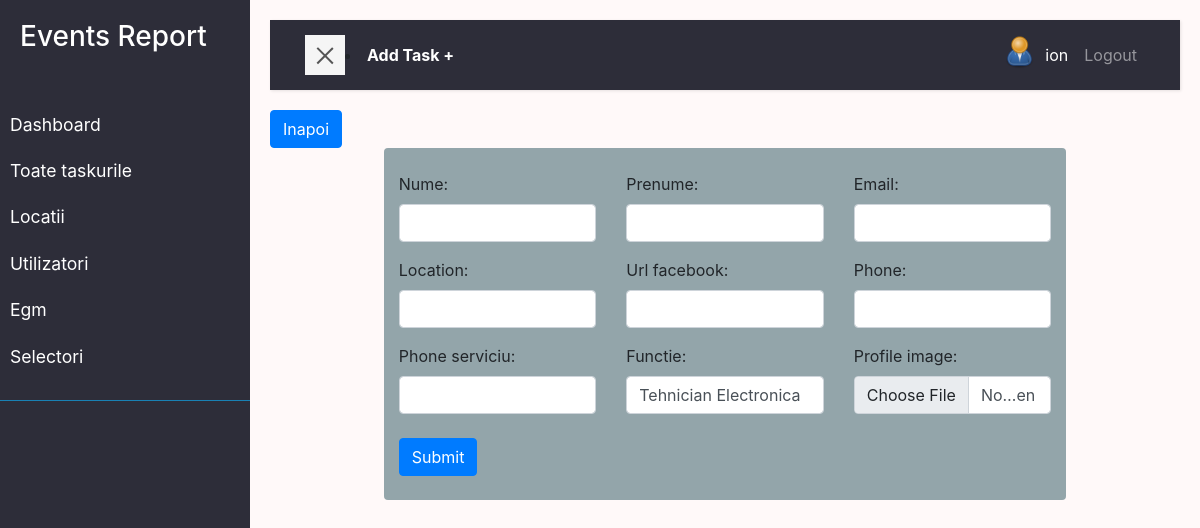
The page /user/edith_account/ (signed in) on the database as committed earlier.
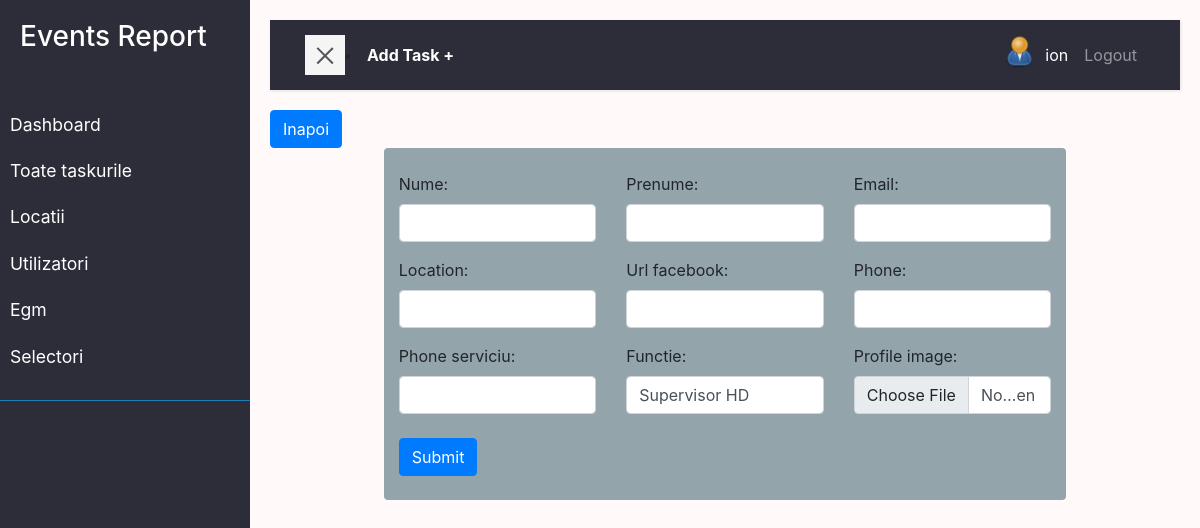
The same page on the database as committed later.
### user/models.py (models this page shows, shortened)
class Profile(models.Model):
    user = models.OneToOneField(
        User, on_delete=models.DO_NOTHING, null=True, blank=True)
    nume = models.CharField(max_length=200, blank=True, null=True)
    prenume = models.CharField(max_length=200, blank=True, null=True)
    email = models.EmailField(max_length=500, blank=True, null=True)
    email_serviciu = models.EmailField(
        max_length=500, unique=True, blank=True, null=True)
    username = models.CharField(max_length=200, blank=True, null=True)
    location = models.CharField(max_length=200, blank=True, null=True)
    functie = models.CharField(
        max_length=200, blank=True, null=True, default='Tehnician Electronica')
    profile_image = models.ImageField(
        null=True, blank=True, upload_to='profiles/', default='profiles/user-default.png')
    url_facebook = models.CharField(max_length=200, blank=True, null=True)
    phone = models.CharField(max_length=200, blank=True, null=True)
    phone_serviciu = models.CharField(max_length=200, blank=True, null=True)
    created = models.DateTimeField(auto_now_add=True)
    id = models.UUIDField(default=uuid.uuid4, unique=True,
                          primary_key=True, editable=False)
    class Meta:
        ordering = ['created']
    @property
    def imageURL(self):
        try:
            url = self.profile_image.url
        except:
            url = ''
        return url

### user/views.py (the view)
# urls.py: path('edith_account/', views.edithAccount, name='edith_account'),
@login_required(login_url='login')
def edithAccount(request):
    profile = request.user.profile
    form = ProfileForm(instance=profile)
    if request.method == 'POST':
        form = ProfileForm(request.POST, request.FILES, instance=profile)
        if form.is_valid():
            form.save()
            return redirect('account')
    context = {'form': form}
    return render(request, 'user/profile_form.html', context)

### user/forms.py
class ProfileForm(ModelForm):
    class Meta:
        model = Profile
        fields = ['nume', 'prenume', 'email', 'location', 'url_facebook',
                  'phone', 'phone_serviciu', 'functie', 'profile_image']
        widgets = {
            'profile_image': FileInput(attrs={'class': 'form-control'}),
        }
    def __init__(self, *args, **kwargs):
        super(ProfileForm, self).__init__(*args, **kwargs)
        for name, field in self.fields.items():
            field.widget.attrs.update({'class': 'form-control'})

### user/templates/user/profile_form.html (shortened to what this page needs)
{% extends 'main.html' %}
 {% block content %}
<a class="btn btn-primary" href="{{request.GET.next}}">Inapoi</a>
<div class="form_in col-9 container rounded">
  <br />
  <form
    class="form"
    method="POST"
    action="{% url 'edith_account'%}"
    enctype="multipart/form-data"
  >
    <div class="row g-3">
      {% for field in form %}
      <div class="col-md-4">
        <label for="formInput#text">{{field.label}}:</label>
        {{field}}
      </div>
      {% endfor %}
    </div>
    <br />
    <input class="btn btn-primary" type="submit" value="Submit" />
    <br /><br />
  </form>
</div>
{% endblock %}

Rows that differ between the two databases and show on the page:
changed Profile: functie "Tehnician Electronica" → "Supervisor HD"
